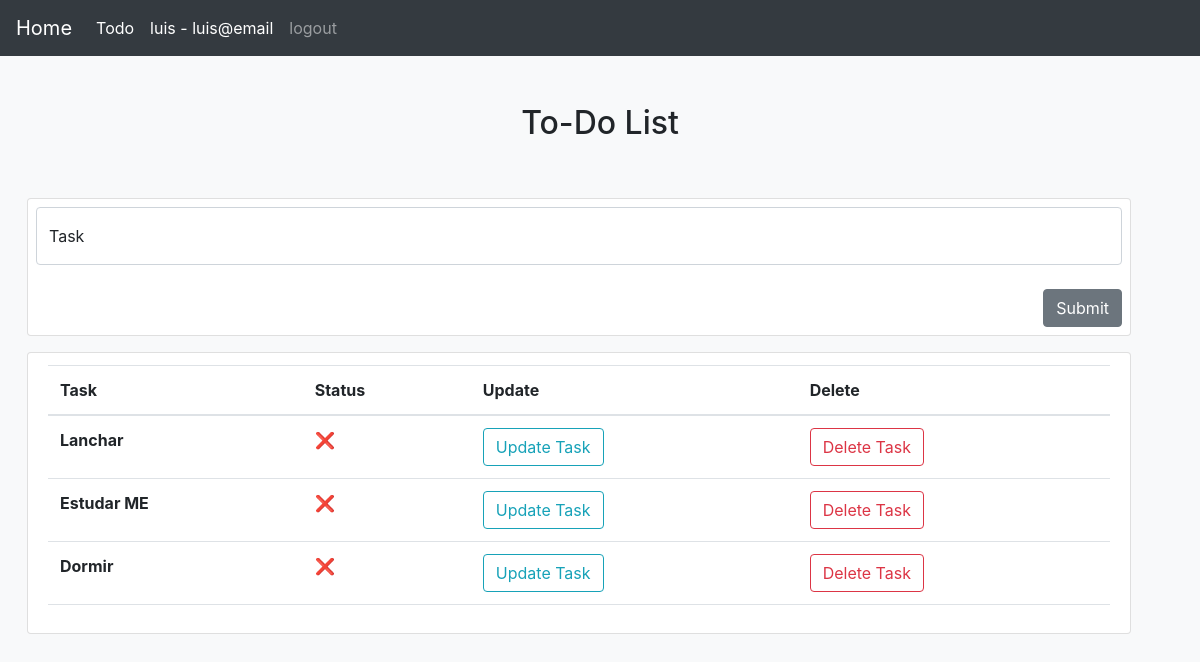
Before: /todo (signed in) with the older database file.
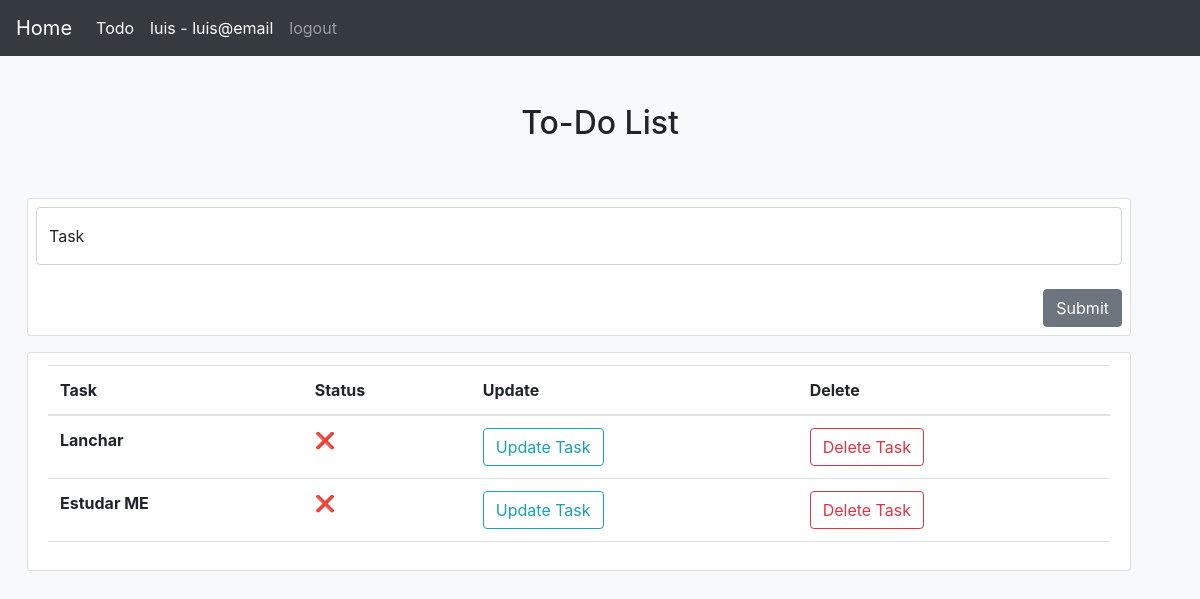
After: the same page with the newer database file.
### src/models.py (models this page shows, shortened)
class User(db.Model, UserMixin):
    __tablename__ = 'users'
    id = db.Column(db.Integer, primary_key=True, autoincrement=True)
    username = db.Column(db.String(128), nullable=False)
    email = db.Column(db.String(50), nullable=False, unique=True)
    password = db.Column(db.String(128), nullable=False)

class Todo(db.Model):
    id = db.Column(db.Integer, primary_key=True, autoincrement=True)
    task = db.Column(db.String(128), nullable=False)
    complete = db.Column(db.Boolean)
    user_id = db.Column(db.Integer, db.ForeignKey('users.id'), nullable=False)
    user = db.relationship('User', backref=db.backref('todos', lazy=True))

### src/todo.py (the view)
@app.route("/todo")
@login_required
def index():
    todo_list = Todo.query.filter_by(user_id=current_user.id).all()
    return render_template('todo.html', todo_list=todo_list)

### src/user.py (called while the page is built)
@login_manager.user_loader
def get_user(user_id):
    return User.query.filter_by(id=user_id).first()

### src/templates/todo.html (shortened to what this page needs)
{% if current_user.is_authenticated %}
<!DOCTYPE html>
<html lang="en">
  <head>
    <link href="https://cdn.jsdelivr.net/npm/bootstrap@5.2.3/dist/css/bootstrap.min.css" rel="stylesheet">
    <link href="css/bootstrap.min.css" rel="stylesheet" type="text/css" />
    <nav class="navbar navbar-expand-lg navbar-dark bg-dark">
      <a class="navbar-brand" href="/">Home</a>
      <div class="collapse navbar-collapse" id="conteudoNavbarSuportado">
        <ul class="navbar-nav mr-auto">
          <li class="nav-item active">
            <a class="nav-link" href="/todo">Todo</a>
          </li>
          <li class="nav-item active">
            <a class="nav-link" href="#">{{current_user.username}} - {{current_user.email}}</a>
          </li>
          <li class="nav-item" >
            <a class="nav-link" href="{{ url_for('logout') }}">logout</a>
          </li>
      </div>
    </nav>
  </head>
  <body class="bg-light">
    <div class="container">
      <div class="py-5 text-center">
        <h2>To-Do List</h2>
      </div>
      <div class="row">
        <div class="row">
          <div class="list-group mb-3">
              <form class="card p-2" action="/add" method="POST">
                <div class="form-floating" >
                    <input class="form-control" type="text" id="floatingInput" name="task" placeholder="Task" />
                    <label class="form-label" for="floatingInput">Task</label>
                    <br>
                    <div class="d-grid gap-2 d-md-flex justify-content-md-end">
                        <button type="submit" class="btn btn-secondary pull-right" id="button-addon2"> Submit </button>
                    </div>
                </div>
              </form>
          </div>
          <br>
          <ul class="list-group mb-3">
            <li class="list-group-item justify-content-between lh-condensed">
              <div>
                  <table class="table " >
                      <thead>
                        <tr>
                          <th scope="col">Task</th>
                          <th scope="col">Status</th>
                          <th scope="col">Update</th>
                          <th scope="col">Delete</th>
                        </tr>
                      </thead>
                      <tbody class="table-group-divider">
                        {% for todo in todo_list %}
                        <tr>
                          <th scope="row">{{ todo.task }}</th>
                          <td>
                              {% if todo.complete == False %}
                                ❌
                                {% else %}
                                ✅
                                {% endif %}
                          </td>
                          <td> <a class="btn btn-outline-info" href="/update/{{ todo.id }}">Update Task</a></td>
                          <td> <a class="btn btn-outline-danger" href="/delete/{{ todo.id }}">Delete Task</a></td>
                        </tr>
                        {% endfor %}
                      </tbody>
                    </table>
              </div>
            </li>
          </ul>
          <br />
        </div>
      </div>
      <br>
    </div>
  </body>
</html>
{% endif %}

Changed rows visible on the page:
removed Todo: task "Dormir"
